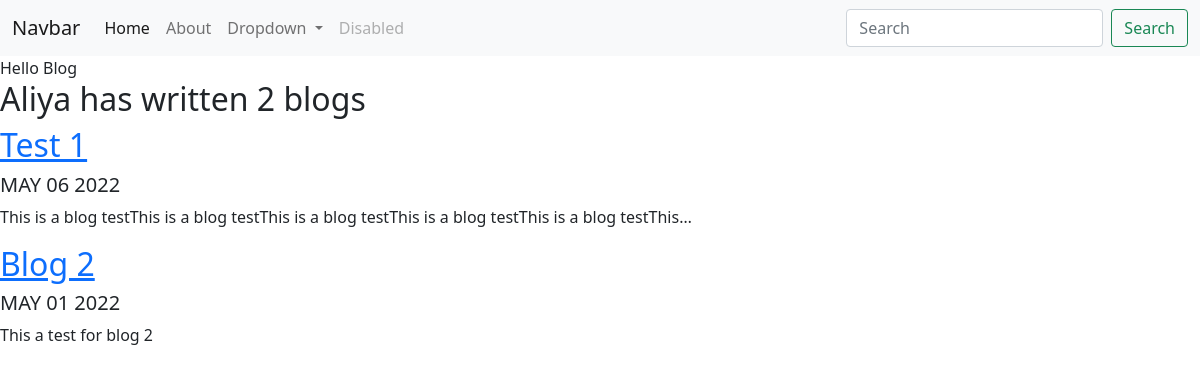
Screenshot of /blog/ with the database file from the repository.
### blog/models.py (models this page shows)
class Blog(models.Model):
    title = models.CharField(max_length=200)
    description = models.TextField()
    date = models.DateField()

### blog/views.py (the view)
# urls.py: path('', views.all_blogs, name='all_blogs'),
def all_blogs(request):
    blogs = Blog.objects.order_by('-date')
    return render(request, 'blog/all_blogs.html' , {'blogs':blogs})

### blog/templates/blog/all_blogs.html
{% extends 'portfolio/base.html' %}
{% block content %}
Hello Blog
<h2> Aliya has written {{ blogs.count }} blog{{ blogs.count|pluralize }}</h2>
{% for blog in blogs %}
<a href="{% url 'blog:detail' blog.id %}"><h2>{{ blog.title }}</h2><a>
<h5>{{ blog.date|date:'M d Y'|upper }}</h5>
<p>{{ blog.description|striptags|truncatechars:100 }}</p>
{% endfor %}
{% endblock %}

### portfolio/templates/portfolio/base.html (shortened to what this page needs)
<!doctype html>
<html lang="en">
  <head>
    <link href="https://cdn.jsdelivr.net/npm/bootstrap@5.1.3/dist/css/bootstrap.min.css" rel="stylesheet">
  </head>
  <body> <nav class="navbar navbar-expand-lg navbar-light bg-light">
  <div class="container-fluid">
    <a class="navbar-brand" href="#">Navbar</a>
    <div class="collapse navbar-collapse" id="navbarSupportedContent">
      <ul class="navbar-nav me-auto mb-2 mb-lg-0">
        <li class="nav-item">
          <a class="nav-link active" aria-current="page" href="#">Home</a>
        </li>
        <li class="nav-item">
          <a class="nav-link" href="#">About</a>
        </li>
        <li class="nav-item dropdown">
          <a class="nav-link dropdown-toggle" href="#" id="navbarDropdown" role="button" data-bs-toggle="dropdown" aria-expanded="false">
            Dropdown
          </a>
        </li>
        <li class="nav-item">
          <a class="nav-link disabled">Disabled</a>
        </li>
      </ul>
      <form class="d-flex">
        <input class="form-control me-2" type="search" placeholder="Search" aria-label="Search">
        <button class="btn btn-outline-success" type="submit">Search</button>
      </form>
    </div>
  </div>
</nav>
    {% block content %}{% endblock %}
  </body>
</html>

### rows the page displays
Blog: title "Test 1", date "MAY 06 2022", description "This is a blog testThis is a blog testThis is a blog testThis is a blog testThis is a blog testThis…"
Blog: title "Blog 2", date "MAY 01 2022", description "This a test for blog 2"

### other values shown
{{ blogs.count }} "2"
